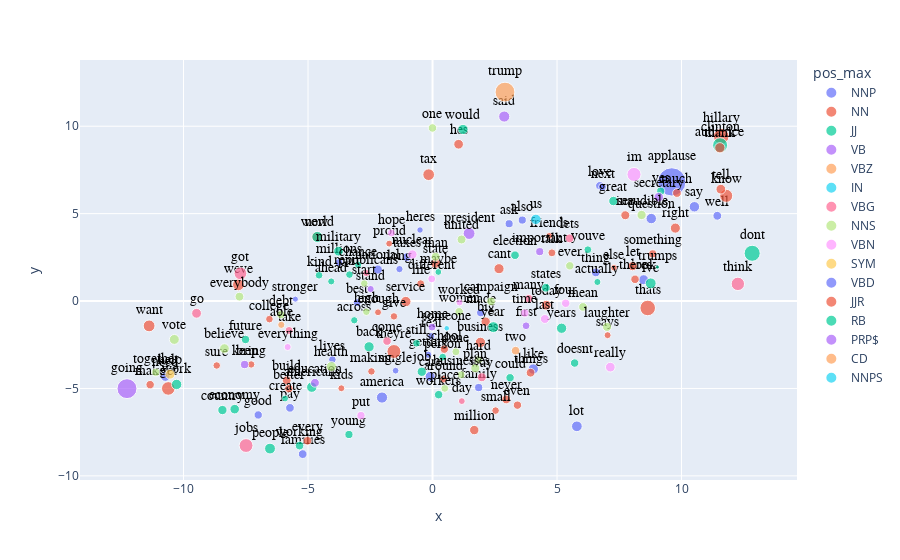

Notebook code for this chart:
### Code cell
px.scatter(coords.reset_index(), 'x', 'y', 
           text='term_str', 
           color='pos_max', 
           hover_name='term_str',          
           size='tfidf_sum_speech_max',
           height=1000).update_traces(
                mode='markers+text', 
                textfont=dict(color='black', size=14, family='Arial'),
                textposition='top center')

### Figure 1 — Plotly figure (JSON) as saved in the notebook; plotly's stock layout.template omitted (floating-point values rounded to 4 significant figures)
{"data": [{"hovertemplate": "<b>%{hovertext}</b><br><br>pos_max=NNP<br>x=%{x}<br>y=%{y}<br>tfidf_sum_speech_max=%{marker.size}<br>term_str=%{text}<extra></extra>", "hovertext": ["applause", "america", "well", "say", "like", "need", "lot", "pay", "families", "also", "family", "look", "care", "audience", "made", "best", "lives", "national", "real", "love", "stronger", "ask", "question", "taxes", "long", "getting", "single", "millions", "next"], "legendgroup": "NNP", "marker": {"color": "#636efa", "size": [15790.0, 2480.0, 1533.0, 2161.0, 2135.0, 1731.0, 2263.0, 1487.0, 1519.0, 1300.0, 1315.0, 1969.0, 1973.0, 2039.0, 1361.0, 1253.0, 1143.0, 1665.0, 1024.0, 1375.0, 745.7, 1286.0, 2149.0, 1530.0, 1052.0, 1064.0, 889.2, 1244.0, 1258.0], "sizemode": "area", "sizeref": 39.47, "symbol": "circle"}, "mode": "markers+text", "name": "NNP", "orientation": "v", "showlegend": true, "text": ["applause", "america", "well", "say", "like", "need", "lot", "pay", "families", "also", "family", "look", "care", "audience", "made", "best", "lives", "national", "real", "love", "stronger", "ask", "question", "taxes", "long", "getting", "single", "millions", "next"], "textfont": {"color": "black", "family": "Arial", "size": 14}, "textposition": "top center", "type": "scatter", "x": [9.609, -2.03, 11.44, 10.52, 4.046, -10.73, 5.796, -5.726, -5.215, 3.604, 1.853, 8.477, -0.09607, 11.54, 1.934, -3.026, -4.023, -2.197, -0.0544, 6.716, -5.509, 3.076, 8.784, -1.036, -1.328, -0.1771, -1.482, -3.761, 6.827], "xaxis": "x", "y": [6.816, -5.52, 4.877, 5.391, -3.89, -4.327, -7.166, -6.109, -8.755, 4.631, -4.949, 1.221, -4.312, 8.81, -0.6663, -0.09208, -3.352, 1.802, -2.01, 6.597, 0.109, 4.422, 4.718, 2.511, 1.828, -3.072, -3.982, 2.2, 6.522], "yaxis": "y"}, {"hovertemplate": "<b>%{hovertext}</b><br><br>pos_max=NN<br>x=%{x}<br>y=%{y}<br>tfidf_sum_speech_max=%{marker.size}<br>term_str=%{text}<extra></extra>", "hovertext": ["know", "want", "get", "make", "thats", "every", "right", "hillary", "tell", "new", "weve", "see", "even", "sure", "never", "much", "hes", "cant", "college", "something", "small", "state", "things", "tax", "kids", "give", "big", "better", "let", "business", "making", "friends", "says", "today", "talk", "million", "life", "school", "build", "theyre", "enough", "bring", "theres", "else", "around", "service", "proud"], "legendgroup": "NN", "marker": {"color": "#EF553B", "size": [3368.0, 2761.0, 3653.0, 1403.0, 4787.0, 1475.0, 2015.0, 4797.0, 1882.0, 1889.0, 2716.0, 1596.0, 1372.0, 1118.0, 1539.0, 1513.0, 1859.0, 2030.0, 1151.0, 1281.0, 1140.0, 1915.0, 1518.0, 2698.0, 944.3, 1097.0, 1724.0, 1415.0, 1667.0, 2110.0, 1111.0, 910.2, 963.3, 1887.0, 1244.0, 1741.0, 1250.0, 1349.0, 1492.0, 3828.0, 946.2, 1088.0, 1442.0, 845.2, 1135.0, 2121.0, 936.3], "sizemode": "area", "sizeref": 39.47, "symbol": "circle"}, "mode": "markers+text", "name": "NN", "orientation": "v", "showlegend": true, "text": ["know", "want", "get", "make", "thats", "every", "right", "hillary", "tell", "new", "weve", "see", "even", "sure", "never", "much", "hes", "cant", "college", "something", "small", "state", "things", "tax", "kids", "give", "big", "better", "let", "business", "making", "friends", "says", "today", "talk", "million", "life", "school", "build", "theyre", "enough", "bring", "theres", "else", "around", "service", "proud"], "textfont": {"color": "black", "family": "Arial", "size": 14}, "textposition": "top center", "type": "scatter", "x": [11.79, -11.38, -10.61, -11.34, 8.642, -5.022, 9.752, 11.59, 11.58, -4.654, -7.796, 7.741, 3.41, -8.667, 2.959, 9.814, 1.046, 2.669, -6.551, 8.84, 2.533, 0.1245, 3.937, -0.1555, -3.663, -1.55, 2.134, -5.769, 8.034, 1.924, -2.454, 4.689, 7.031, 4.568, 4.794, 1.676, -0.4766, 0.4739, -5.856, -1.551, -2.189, -7.284, 8.133, 7.287, 0.4469, -1.072, -1.741], "xaxis": "x", "y": [6.018, -1.421, -4.999, -4.783, -0.396, -7.994, 4.172, 9.416, 6.399, 3.676, 0.9288, 4.907, -5.956, -3.687, -5.627, 6.179, 8.968, 1.851, -1.034, 2.702, -6.266, 2.156, -4.099, 7.227, -4.989, -0.8773, -1.179, -5.003, 1.996, -2.364, -4.026, 3.728, -1.953, -0.2372, 2.757, -7.381, 0.9891, -2.757, -4.541, -2.886, -0.6435, -3.627, 1.245, 1.901, -4.471, -0.02926, 3.285], "yaxis": "y"}, {"hovertemplate": "<b>%{hovertext}</b><br><br>pos_max=JJ<br>x=%{x}<br>y=%{y}<br>tfidf_sum_speech_max=%{marker.size}<br>term_str=%{text}<extra></extra>", "hovertext": ["people", "clinton", "work", "country", "dont", "would", "back", "great", "americans", "ive", "election", "working", "economy", "years", "world", "young", "kind", "states", "future", "doesnt", "job", "year", "across", "part", "still", "yes", "person", "workers", "ahead", "military", "maybe", "chance"], "legendgroup": "JJ", "marker": {"color": "#00cc96", "size": [2320.0, 4420.0, 2132.0, 1702.0, 5091.0, 2073.0, 2067.0, 1752.0, 2116.0, 2307.0, 1477.0, 1454.0, 1806.0, 2082.0, 2402.0, 1305.0, 1173.0, 1530.0, 1407.0, 1398.0, 1711.0, 2356.0, 1066.0, 1153.0, 1151.0, 1303.0, 1185.0, 1418.0, 994.1, 1848.0, 909.2, 1057.0], "sizemode": "area", "sizeref": 39.47, "symbol": "circle"}, "mode": "markers+text", "name": "JJ", "orientation": "v", "showlegend": true, "text": ["people", "clinton", "work", "country", "dont", "would", "back", "great", "americans", "ive", "election", "working", "economy", "years", "world", "young", "kind", "states", "future", "doesnt", "job", "year", "across", "part", "still", "yes", "person", "workers", "ahead", "military", "maybe", "chance"], "textfont": {"color": "black", "family": "Arial", "size": 14}, "textposition": "top center", "type": "scatter", "x": [-6.527, 11.55, -10.28, -8.439, 12.84, 1.223, -2.549, 7.265, -4.851, 8.762, 3.312, -5.341, -7.945, 5.183, -4.627, -3.357, -4.558, 4.549, -7.511, 5.707, -0.4321, 2.442, -3.143, -3.336, -0.6436, 9.165, 0.4081, 0.2443, -4.069, -3.777, 0.2323, -2.988], "xaxis": "x", "y": [-8.439, 8.914, -4.77, -6.234, 2.732, 9.815, -2.618, 5.722, -4.926, 1.015, 2.622, -8.27, -6.185, -1.556, 3.667, -7.635, 1.475, 0.7608, -2.199, -3.547, -4.045, -1.492, -1.101, 1.513, -2.415, 6.284, -3.207, -5.355, 1.122, 2.849, 1.661, 2.076], "yaxis": "y"}, {"hovertemplate": "<b>%{hovertext}</b><br><br>pos_max=VB<br>x=%{x}<br>y=%{y}<br>tfidf_sum_speech_max=%{marker.size}<br>term_str=%{text}<extra></extra>", "hovertext": ["going", "president", "said", "first", "keep", "stand", "education", "home", "secretary"], "legendgroup": "VB", "marker": {"color": "#ab63fa", "size": [7829.0, 2791.0, 2453.0, 1203.0, 1332.0, 1025.0, 1543.0, 1241.0, 1783.0], "sizemode": "area", "sizeref": 39.47, "symbol": "circle"}, "mode": "markers+text", "name": "VB", "orientation": "v", "showlegend": true, "text": ["going", "president", "said", "first", "keep", "stand", "education", "home", "secretary"], "textfont": {"color": "black", "family": "Arial", "size": 14}, "textposition": "top center", "type": "scatter", "x": [-12.27, 1.467, 2.88, 3.756, -7.547, -2.485, -4.723, -0.02037, 9.085], "xaxis": "x", "y": [-5.011, 3.863, 10.55, -1.414, -3.632, 0.6864, -4.676, -1.488, 5.943], "yaxis": "y"}, {"hovertemplate": "<b>%{hovertext}</b><br><br>pos_max=VBZ<br>x=%{x}<br>y=%{y}<br>tfidf_sum_speech_max=%{marker.size}<br>term_str=%{text}<extra></extra>", "hovertext": ["trump", "two"], "legendgroup": "VBZ", "marker": {"color": "#FFA15A", "size": [7756.0, 1457.0], "sizemode": "area", "sizeref": 39.47, "symbol": "circle"}, "mode": "markers+text", "name": "VBZ", "orientation": "v", "showlegend": true, "text": ["trump", "two"], "textfont": {"color": "black", "family": "Arial", "size": 14}, "textposition": "top center", "type": "scatter", "x": [2.909, 3.335], "xaxis": "x", "y": [11.95, -2.839], "yaxis": "y"}, {"hovertemplate": "<b>%{hovertext}</b><br><br>pos_max=IN<br>x=%{x}<br>y=%{y}<br>tfidf_sum_speech_max=%{marker.size}<br>term_str=%{text}<extra></extra>", "hovertext": ["us"], "legendgroup": "IN", "marker": {"color": "#19d3f3", "size": [2139.0], "sizemode": "area", "sizeref": 39.47, "symbol": "circle"}, "mode": "markers+text", "name": "IN", "orientation": "v", "showlegend": true, "text": ["us"], "textfont": {"color": "black", "family": "Arial", "size": 14}, "textposition": "top center", "type": "scatter", "x": [4.151], "xaxis": "x", "y": [4.672], "yaxis": "y"}, {"hovertemplate": "<b>%{hovertext}</b><br><br>pos_max=VBG<br>x=%{x}<br>y=%{y}<br>tfidf_sum_speech_max=%{marker.size}<br>term_str=%{text}<extra></extra>", "hovertext": ["think", "got", "go", "jobs", "many", "way", "day", "take", "lets", "come", "republicans"], "legendgroup": "VBG", "marker": {"color": "#FF6692", "size": [3540.0, 3177.0, 1900.0, 3769.0, 1407.0, 1595.0, 924.3, 1265.0, 1545.0, 1433.0, 1018.0], "sizemode": "area", "sizeref": 39.47, "symbol": "circle"}, "mode": "markers+text", "name": "VBG", "orientation": "v", "showlegend": true, "text": ["think", "got", "go", "jobs", "many", "way", "day", "take", "lets", "come", "republicans"], "textfont": {"color": "black", "family": "Arial", "size": 14}, "textposition": "top center", "type": "scatter", "x": [12.26, -7.716, -9.477, -7.489, 3.863, 1.98, 1.176, -5.763, 5.504, -1.827, -2.66], "xaxis": "x", "y": [0.9814, 1.58, -0.7017, -8.265, 0.1322, -4.359, -5.724, -1.683, 3.586, -2.291, 1.605], "yaxis": "y"}, {"hovertemplate": "<b>%{hovertext}</b><br><br>pos_max=NNS<br>x=%{x}<br>y=%{y}<br>tfidf_sum_speech_max=%{marker.size}<br>term_str=%{text}<extra></extra>", "hovertext": ["one", "together", "believe", "vote", "hard", "campaign", "women", "everybody", "united", "inaudible", "done", "ever", "mean", "health", "laughter", "plan", "debt", "high", "businesses", "man", "start", "place"], "legendgroup": "NNS", "marker": {"color": "#B6E880", "size": [1441.0, 1309.0, 1860.0, 1941.0, 1281.0, 1481.0, 1399.0, 1532.0, 1573.0, 1676.0, 1248.0, 1387.0, 1480.0, 1974.0, 1617.0, 1641.0, 1374.0, 1143.0, 1253.0, 1563.0, 1114.0, 1205.0], "sizemode": "area", "sizeref": 39.47, "symbol": "circle"}, "mode": "markers+text", "name": "NNS", "orientation": "v", "showlegend": true, "text": ["one", "together", "believe", "vote", "hard", "campaign", "women", "everybody", "united", "inaudible", "done", "ever", "mean", "health", "laughter", "plan", "debt", "high", "businesses", "man", "start", "place"], "textfont": {"color": "black", "family": "Arial", "size": 14}, "textposition": "top center", "type": "scatter", "x": [-0.003024, -11.11, -8.357, -10.37, 1.837, 2.352, 1.07, -7.754, 1.165, 8.395, 0.9381, 5.512, 6.042, -4.063, 7.009, 1.719, -6.089, -2.656, 1.15, 0.1229, -2.741, 0.4927], "xaxis": "x", "y": [9.9, -4.073, -2.719, -2.196, -3.37, -0.02053, -0.6134, 0.2506, 3.52, 4.923, -2.903, 2.015, -0.3366, -3.746, -1.48, -3.837, -0.7744, -0.6113, -4.219, 2.532, 1.005, -4.994], "yaxis": "y"}, {"hovertemplate": "<b>%{hovertext}</b><br><br>pos_max=VBN<br>x=%{x}<br>y=%{y}<br>tfidf_sum_speech_max=%{marker.size}<br>term_str=%{text}<extra></extra>", "hovertext": ["im", "really", "time", "everything", "last", "put", "hope", "nuclear", "worked", "different", "four"], "legendgroup": "VBN", "marker": {"color": "#FF97FF", "size": [3901.0, 1864.0, 1334.0, 992.8, 1579.0, 1325.0, 1217.0, 1731.0, 911.2, 1226.0, 1399.0], "sizemode": "area", "sizeref": 39.47, "symbol": "circle"}, "mode": "markers+text", "name": "VBN", "orientation": "v", "showlegend": true, "text": ["im", "really", "time", "everything", "last", "put", "hope", "nuclear", "worked", "different", "four"], "textfont": {"color": "black", "family": "Arial", "size": 14}, "textposition": "top center", "type": "scatter", "x": [8.091, 7.139, 3.707, -5.819, 4.51, -2.874, -1.654, -0.808, 1.081, -0.03322, 5.348], "xaxis": "x", "y": [7.241, -3.782, -0.6874, -2.63, -1.027, -6.551, 3.89, 2.66, -0.08549, 1.269, -0.1274], "yaxis": "y"}, {"hovertemplate": "<b>%{hovertext}</b><br><br>pos_max=SYM<br>x=%{x}<br>y=%{y}<br>tfidf_sum_speech_max=%{marker.size}<br>term_str=%{text}<extra></extra>", "hovertext": ["help"], "legendgroup": "SYM", "marker": {"color": "#FECB52", "size": [1905.0], "sizemode": "area", "sizeref": 39.47, "symbol": "circle"}, "mode": "markers+text", "name": "SYM", "orientation": "v", "showlegend": true, "text": ["help"], "textfont": {"color": "black", "family": "Arial", "size": 14}, "textposition": "top center", "type": "scatter", "x": [-10.54], "xaxis": "x", "y": [-4.186], "yaxis": "y"}, {"hovertemplate": "<b>%{hovertext}</b><br><br>pos_max=VBD<br>x=%{x}<br>y=%{y}<br>tfidf_sum_speech_max=%{marker.size}<br>term_str=%{text}<extra></extra>", "hovertext": ["good", "thing", "heres"], "legendgroup": "VBD", "marker": {"color": "#636efa", "size": [1374.0, 1556.0, 835.9], "sizemode": "area", "sizeref": 39.47, "symbol": "circle"}, "mode": "markers+text", "name": "VBD", "orientation": "v", "showlegend": true, "text": ["good", "thing", "heres"], "textfont": {"color": "black", "family": "Arial", "size": 14}, "textposition": "top center", "type": "scatter", "x": [-7.001, 6.557, -0.5025], "xaxis": "x", "y": [-6.515, 1.64, 4.064], "yaxis": "y"}, {"hovertemplate": "<b>%{hovertext}</b><br><br>pos_max=JJR<br>x=%{x}<br>y=%{y}<br>tfidf_sum_speech_max=%{marker.size}<br>term_str=%{text}<extra></extra>", "hovertext": ["thank"], "legendgroup": "JJR", "marker": {"color": "#EF553B", "size": [2121.0], "sizemode": "area", "sizeref": 39.47, "symbol": "circle"}, "mode": "markers+text", "name": "JJR", "orientation": "v", "showlegend": true, "text": ["thank"], "textfont": {"color": "black", "family": "Arial", "size": 14}, "textposition": "top center", "type": "scatter", "x": [11.54], "xaxis": "x", "y": [8.766], "yaxis": "y"}, {"hovertemplate": "<b>%{hovertext}</b><br><br>pos_max=RB<br>x=%{x}<br>y=%{y}<br>tfidf_sum_speech_max=%{marker.size}<br>term_str=%{text}<extra></extra>", "hovertext": ["could", "actually", "youve", "trumps", "create"], "legendgroup": "RB", "marker": {"color": "#00cc96", "size": [1392.0, 983.7, 1189.0, 357.0, 913.2], "sizemode": "area", "sizeref": 39.47, "symbol": "circle"}, "mode": "markers+text", "name": "RB", "orientation": "v", "showlegend": true, "text": ["could", "actually", "youve", "trumps", "create"], "textfont": {"color": "black", "family": "Arial", "size": 14}, "textposition": "top center", "type": "scatter", "x": [3.114, 6.621, 6.238, 9.029, -5.922], "xaxis": "x", "y": [-4.388, 1.09, 2.937, 1.941, -5.574], "yaxis": "y"}, {"hovertemplate": "<b>%{hovertext}</b><br><br>pos_max=PRP$<br>x=%{x}<br>y=%{y}<br>tfidf_sum_speech_max=%{marker.size}<br>term_str=%{text}<extra></extra>", "hovertext": ["important"], "legendgroup": "PRP$", "marker": {"color": "#ab63fa", "size": [1288.0], "sizemode": "area", "sizeref": 39.47, "symbol": "circle"}, "mode": "markers+text", "name": "PRP$", "orientation": "v", "showlegend": true, "text": ["important"], "textfont": {"color": "black", "family": "Arial", "size": 14}, "textposition": "top center", "type": "scatter", "x": [4.304], "xaxis": "x", "y": [2.827], "yaxis": "y"}, {"hovertemplate": "<b>%{hovertext}</b><br><br>pos_max=CD<br>x=%{x}<br>y=%{y}<br>tfidf_sum_speech_max=%{marker.size}<br>term_str=%{text}<extra></extra>", "hovertext": ["able"], "legendgroup": "CD", "marker": {"color": "#FFA15A", "size": [1024.0], "sizemode": "area", "sizeref": 39.47, "symbol": "circle"}, "mode": "markers+text", "name": "CD", "orientation": "v", "showlegend": true, "text": ["able"], "textfont": {"color": "black", "family": "Arial", "size": 14}, "textposition": "top center", "type": "scatter", "x": [-6.075], "xaxis": "x", "y": [-1.361], "yaxis": "y"}, {"hovertemplate": "<b>%{hovertext}</b><br><br>pos_max=NNPS<br>x=%{x}<br>y=%{y}<br>tfidf_sum_speech_max=%{marker.size}<br>term_str=%{text}<extra></extra>", "hovertext": ["someone"], "legendgroup": "NNPS", "marker": {"color": "#19d3f3", "size": [599.7], "sizemode": "area", "sizeref": 39.47, "symbol": "circle"}, "mode": "markers+text", "name": "NNPS", "orientation": "v", "showlegend": true, "text": ["someone"], "textfont": {"color": "black", "family": "Arial", "size": 14}, "textposition": "top center", "type": "scatter", "x": [0.5701], "xaxis": "x", "y": [-1.559], "yaxis": "y"}], "layout": {"autosize": true, "legend": {"itemsizing": "constant", "title": {"text": "pos_max"}, "tracegroupgap": 0}, "margin": {"t": 60}, "xaxis": {"anchor": "y", "autorange": true, "domain": [0, 1], "range": [-13.8, 14.34], "title": {"text": "x"}, "type": "linear"}, "yaxis": {"anchor": "x", "autorange": true, "domain": [0, 1], "range": [-10.06, 13.43], "title": {"text": "y"}, "type": "linear"}}}
